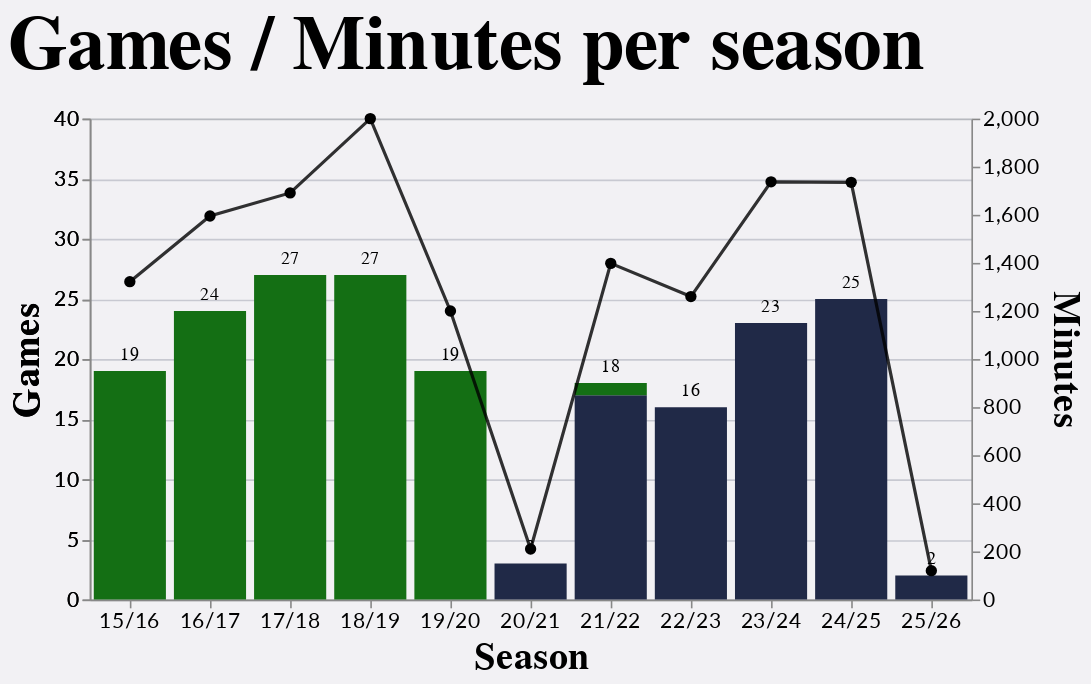

Write notebook code for a chart like this one.
### Code cell
mins = alt.Chart(df).mark_line(
    color="black", 
    opacity=0.8, 
    point=alt.OverlayMarkDef(filled=True, fill="black", size=50)
).encode(
    x = alt.X('Season:N'),
    y = alt.Y("sum(Time):Q", title="Minutes", axis=alt.Axis(orient='right'), scale=alt.Scale(domain=[0, 2000])),
)

base = alt.Chart(df).encode(
    x = alt.X('Season:N'),
    y = alt.Y("count():Q", title="Games", axis=alt.Axis(orient='left'), scale=alt.Scale(domain=[0, 40])),
)
games = base.mark_bar().encode(
    color=alt.Color('Club:N', scale=team_scale, legend=None)
)
games_text = base.mark_text(dy=-10).encode(
    text = alt.Text("count():Q", title="Minutes played"),
)


(
    (games + games_text) + mins
).resolve_scale(y='independent').properties(
    title=alt.Title(text='Games / Minutes per season'),
    width=alt.Step(50),
)

### Figure 1 — Vega-Lite specification as saved in the notebook (floating-point values rounded to 4 significant figures; data arrays with more than 128 entries replaced by an {"elided": "..."} marker saying what was removed)
{"config": {"axis": {"labelFont": "Lato, sans-serif", "titleFont": "PT Sans Narrow, Helvetica Neue, Helvetica, Arial, sans-serif", "labelFontSize": 13, "titleFontSize": 24, "gridColor": "#202947", "gridOpacity": 0.2}, "header": {"labelFont": "PT Sans Narrow, Helvetica Neue, Helvetica, Arial, sans-serif", "titleFont": "PT Sans Narrow, Helvetica Neue, Helvetica, Arial, sans-serif", "labelFontSize": 24, "titleFontSize": 28, "labelFontWeight": "bold", "orient": "left"}, "legend": {"labelFont": "Lato, sans-serif", "titleFont": "PT Sans Narrow, Helvetica Neue, Helvetica, Arial, sans-serif", "labelFontSize": 14, "titleFontSize": 16, "titlePadding": 5, "fillColor": "white", "strokeColor": "black", "padding": 10, "titleFontWeight": "lighter", "titleFontStyle": "italic", "titleColor": "gray", "offset": 10}, "title": {"font": "PT Sans Narrow, Helvetica Neue, Helvetica, Arial, sans-serif", "fontSize": 48, "fontWeight": "bold", "anchor": "start", "align": "center", "titlePadding": 20, "subtitlePadding": 10, "subtitleFontSize": 13, "subtitleColor": "", "subtitleFontStyle": "italic", "offset": 15, "color": "black"}, "axisX": {"labelAngle": 0}, "facet": {"title": null, "header": null, "align": {"row": "each", "column": "each"}}, "resolve": {"scale": {"y": "independent", "facet": "independent"}}, "background": "#f2f1f4"}, "layer": [{"mark": {"type": "bar"}, "encoding": {"color": {"field": "Club", "legend": null, "scale": {"domain": ["Ealing", "East Grinstead"], "range": ["#146f14", "#202947"]}, "type": "nominal"}, "x": {"field": "Season", "type": "nominal"}, "y": {"aggregate": "count", "axis": {"orient": "left"}, "scale": {"domain": [0, 40]}, "title": "Games", "type": "quantitative"}}}, {"mark": {"type": "text", "dy": -10}, "encoding": {"text": {"aggregate": "count", "title": "Minutes played", "type": "quantitative"}, "x": {"field": "Season", "type": "nominal"}, "y": {"aggregate": "count", "axis": {"orient": "left"}, "scale": {"domain": [0, 40]}, "title": "Games", "type": "quantitative"}}}, {"mark": {"type": "line", "color": "black", "opacity": 0.8, "point": {"fill": "black", "filled": true, "size": 50}}, "encoding": {"x": {"field": "Season", "type": "nominal"}, "y": {"aggregate": "sum", "axis": {"orient": "right"}, "field": "Time", "scale": {"domain": [0, 2000]}, "title": "Minutes", "type": "quantitative"}}}], "data": {"name": "data-854d6549efbeec921a9a836ec0a46ab3"}, "resolve": {"scale": {"y": "independent"}}, "title": {"text": "Games / Minutes per season"}, "width": {"step": 50}, "$schema": "https://vega.github.io/schema/vega-lite/v5.20.1.json", "datasets": {"data-854d6549efbeec921a9a836ec0a46ab3": {"elided": "203 records"}}}
